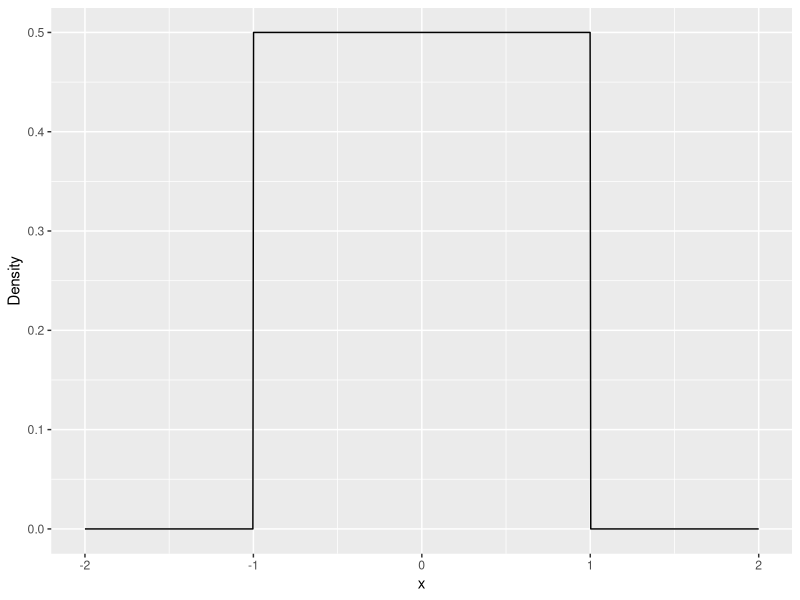
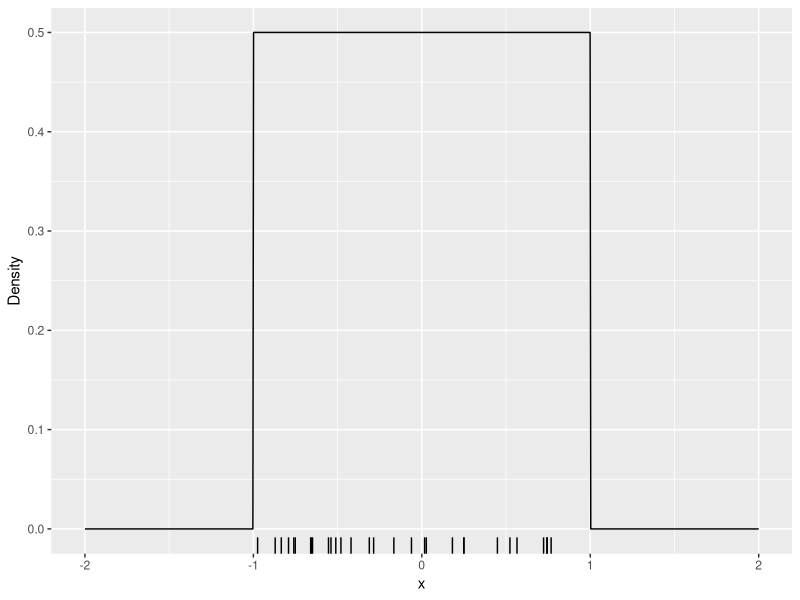
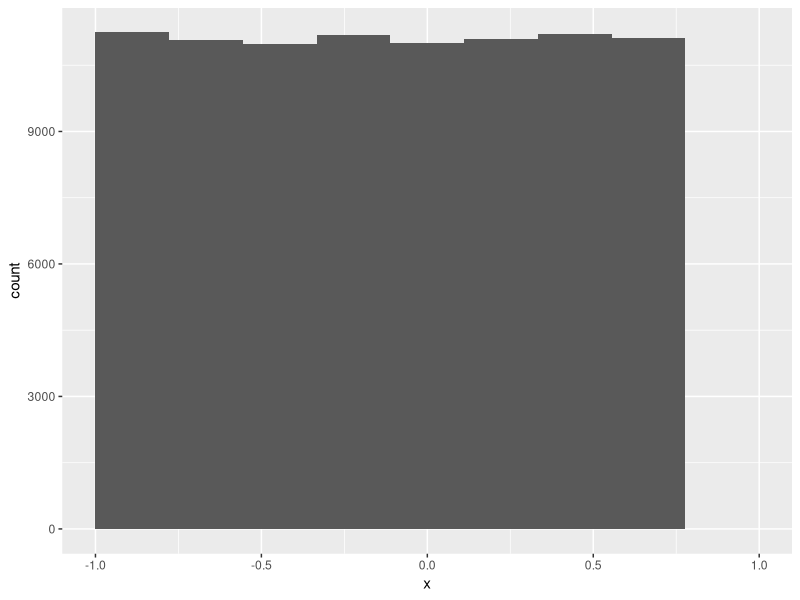
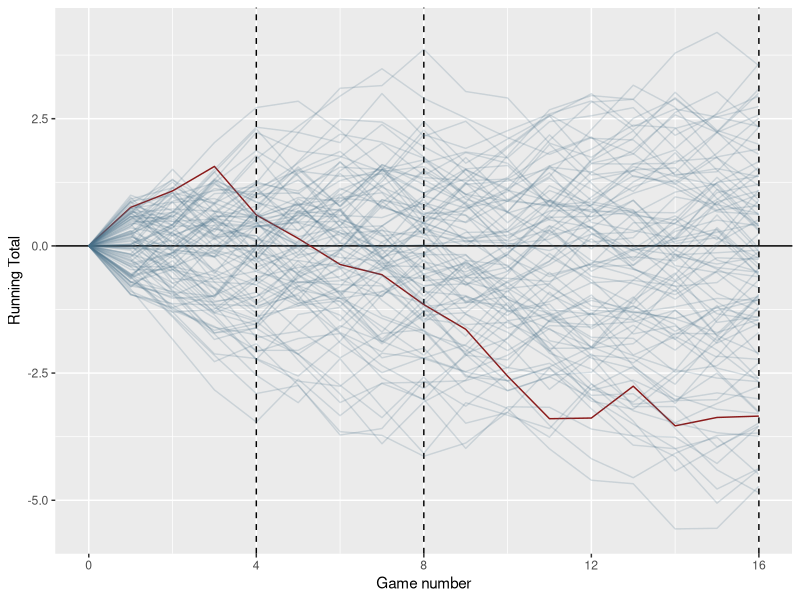
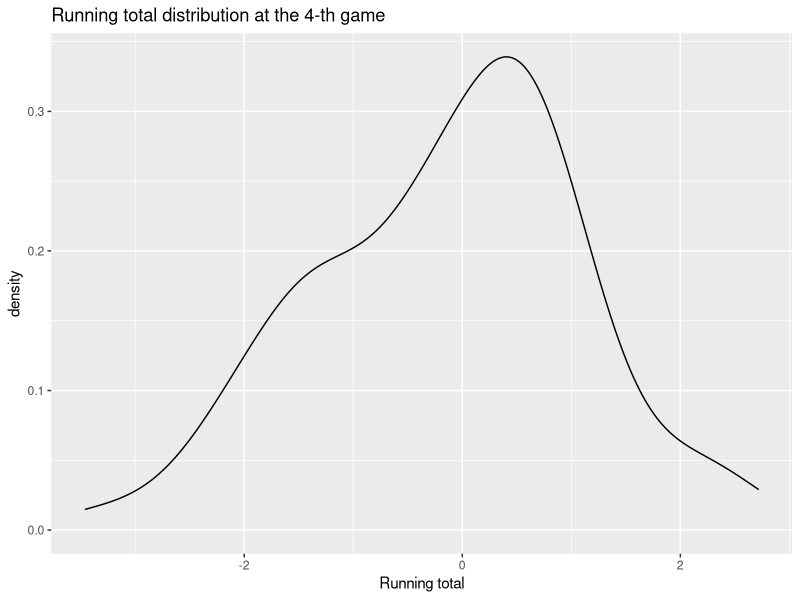
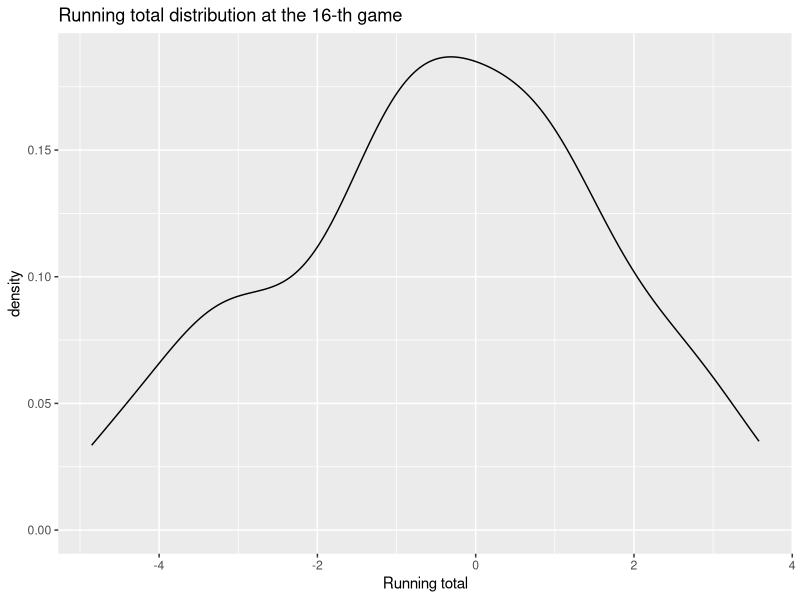

R code for these plots, in order:
## ---- chunk 1
## First, load the tidyverse package
## If the package is not installed, uncomment the next line and run the code chunk again
## install.packages("tidyverse")
library(tidyverse)
## ---- chunk 2
## Illustration only
unif_dens_plt <- ggplot() +
  xlim(c(-2, 2)) +
  stat_function(fun = dunif, args = list(min = -1, max = 1), n = 1000) +
  labs(
    x = "x",
    y = "Density"
  )
unif_dens_plt
## ---- chunk 3
runif(n = 1, min = -1, max = 1)
## ---- chunk 4

unif_sim <- tibble(
  x = runif(n = 30, min = -1, max = 1)
)

unif_dens_plt +
  geom_rug(aes(x = x), data = unif_sim)
## ---- chunk 5
## Compute the probability
punif(-0.2, min = -1, max = 1)

## Compute the sample proportion in the simulated data
mean(unif_sim$x < -0.2)
## ---- chunk 6
## Compute the probability
1 - punif(-0.2, min = -1, max = 1)
punif(-0.2, min = -1, max = 1, lower.tail = FALSE)

## Compute the sample proportion in the simulated data
mean(unif_sim$x > -0.2)
## ---- chunk 7
## Probability
punif(0.3, min = -1, max = 1) - punif(-0.2, min = -1, max = 1)

## Sample proportion in the simulation
mean(unif_sim$x < 0.3 & unif_sim$x > -0.2)
## ---- chunk 8
sim_unif <- tibble(
  x = runif(n = 100000, min = -1, max = 1)
)

sim_unif %>%
  ggplot(aes(x = x)) +
  geom_histogram(bins = 10) +
  xlim(c(-1, 1))
## ---- chunk 9
players_n <- 100
games_n <- 16

unif_games <- expand_grid(
  game = 1:games_n,
  player = 1:players_n
) %>%
  mutate(
    ## When used in mutate, n() returns the number of rows in a group of obs
    ## When the data is not grouped as here, it retuns the number of obs in the whole table
    result = runif(n(), min = -1, max = 1)
  ) %>%
  bind_rows(
    ## Add a initial values so that all players start with 0
    tibble(
      player = 1:players_n,
      game = as.integer(0),
      result = 0,
    )
  )

unif_games <- unif_games %>%
  arrange(player, game) %>%
  group_by(player) %>%
  mutate(
    running_total = cumsum(result)
  )

## Illustration only
unif_games %>%
  ggplot(aes(x = game, y = running_total, group = player)) +
  geom_vline(xintercept = c(4, 8, 16), linetype = 2) +
  geom_hline(yintercept = 0) +
  geom_line(aes(color = player < 2, alpha = player < 2)) +
  scale_color_manual(values = c("skyblue4", "firebrick4")) +
  scale_alpha_manual(values = c(1 / 5, 1)) +
  scale_x_continuous("Game number", breaks = c(0, 4, 8, 12, 16)) +
  theme(legend.position = "none") +
  labs(y = "Running Total")
## ---- chunk 10
unif_games %>%
  filter(game == 4) %>%
  ggplot(aes(x = running_total)) +
  geom_density() +
  labs(title = "Running total distribution at the 4-th game") +
  labs(
    x = "Running total"
  )
## ---- chunk 11
unif_games %>%
  filter(game == 16) %>%
  ggplot(aes(x = running_total)) +
  geom_density() +
  labs(title = "Running total distribution at the 16-th game") +
  labs(
    x = "Running total"
  )
